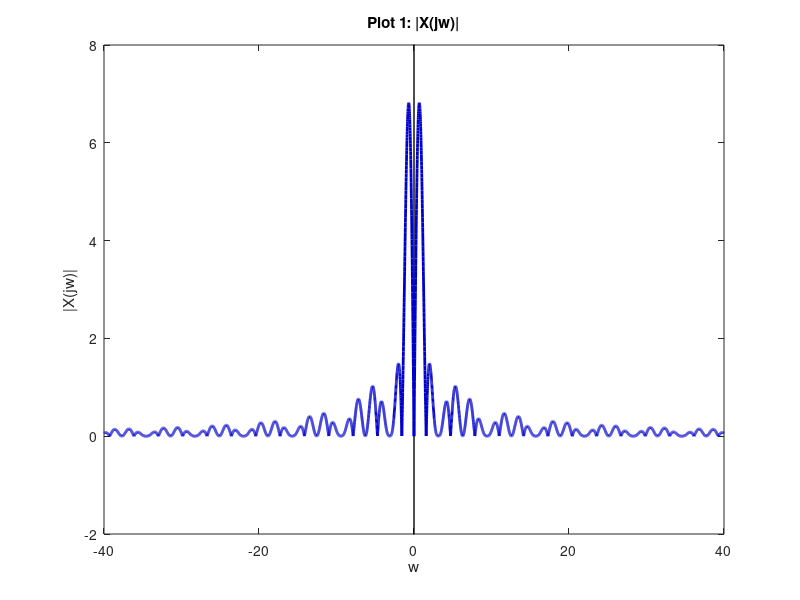
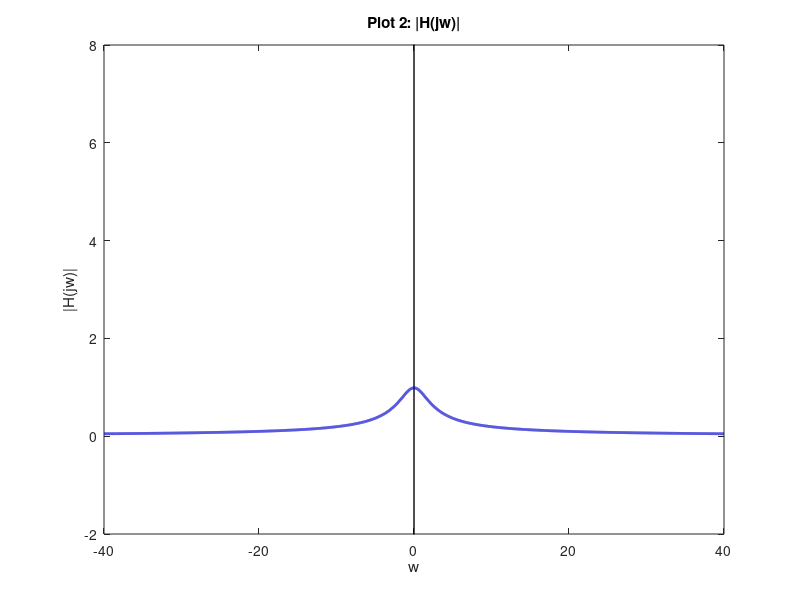
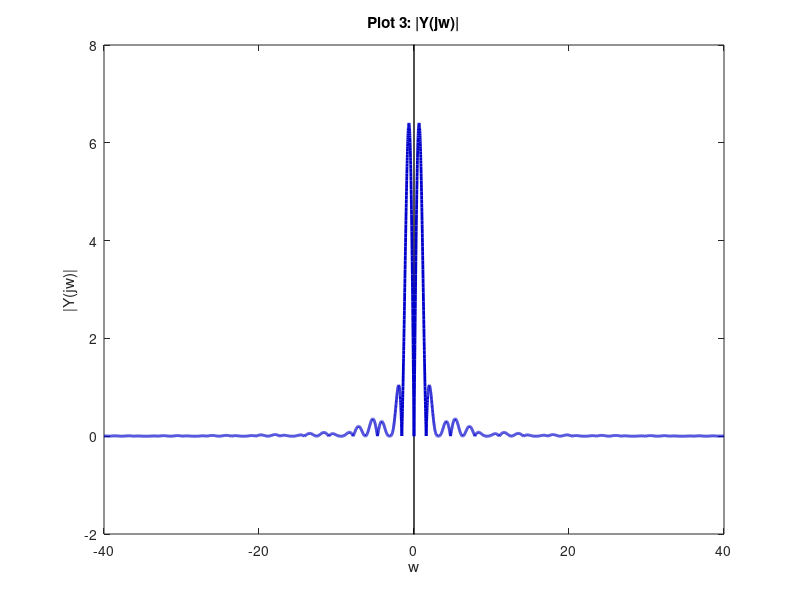
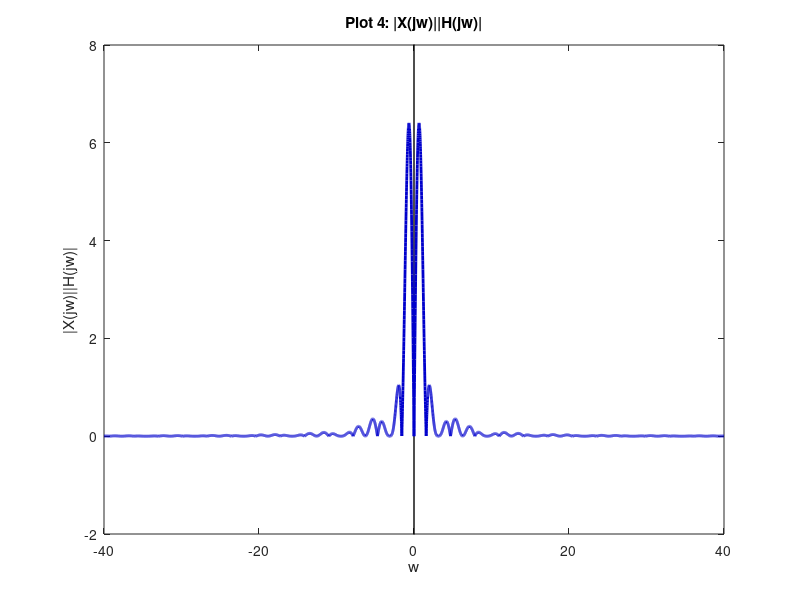

Here is the MATLAB script that generated these plots, in order: (Note: this script raises an error after producing the figures.)
% Gregory Pavlunenko
% C25220578
% MATLAB 3
clear;clc;close all;

A = 2;
b = 0.01;
t_1 = -1 : b : 8;
x_1 = ((1)*((t_1>0)&(t_1<=1)) + (2)*((t_1>1)&(t_1<=2)) + (1)*((t_1>2)&(t_1<=3)) + (-1)*((t_1>4)&(t_1<=5)) + (-2)*((t_1>5)&(t_1<=6)) + (-1)*((t_1>6)&(t_1<=7)));
   

t_2 = -1 : b : 11;
h_1 = (A*exp(-A*t_2)).*((t_2>0)&(t_2<=10));

y_1 = conv(x_1,h_1).*b;

w_1 = -40 : b : 40;

t_3 = t_1(1)+t_2(1) : b: t_1(end)+t_2(end);

t_4 = t_1(1)+t_2(1)+w_1(1) : b: t_1(end)+t_2(end)+w_1(end);

%1
X = x_1*exp(-1i*t_1.'*w_1).*b;
MagX = abs(X);

figure();
plot([-40,40],[0,0],'LineStyle','-','Color',[0,0,0],'LineWidth',1);
plot([0,0],[-40,40],'LineStyle','-','Color',[0,0,0],'LineWidth',1);
hold on;
p1 = plot(w_1,MagX,'LineStyle','-','Color',[0,0,0.8],'LineWidth',2);
hold off;
axis([-40,40,-2,8]);
title1 = sprintf('Plot 1: |X(jw)|');
title(title1);
xlabel('w');
ylabel('|X(jw)|');
%2
H = h_1*exp(-1i*t_2.'*w_1).*b;
MagH = abs(H);

figure();
plot([-40,40],[0,0],'LineStyle','-','Color',[0,0,0],'LineWidth',1);
plot([0,0],[-40,40],'LineStyle','-','Color',[0,0,0],'LineWidth',1);
hold on;
p1 = plot(w_1,MagH,'LineStyle','-','Color',[0,0,0.8],'LineWidth',2);
hold off;
axis([-40,40,-2,8]);
title1 = sprintf('Plot 2: |H(jw)|');
title(title1);
xlabel('w');
ylabel('|H(jw)|');
%3
Y = y_1*exp(-1i*t_3.'*w_1).*b;
MagY = abs(Y);

figure();
plot([-40,40],[0,0],'LineStyle','-','Color',[0,0,0],'LineWidth',1);
plot([0,0],[-40,40],'LineStyle','-','Color',[0,0,0],'LineWidth',1);
hold on;
p1 = plot(w_1,MagY,'LineStyle','-','Color',[0,0,0.8],'LineWidth',2);
hold off;
axis([-40,40,-2,8]);
title1 = sprintf('Plot 3: |Y(jw)|');
title(title1);
xlabel('w');
ylabel('|Y(jw)|');
%4
HX = MagH.*MagX;


figure();
plot([-40,40],[0,0],'LineStyle','-','Color',[0,0,0],'LineWidth',1);
plot([0,0],[-40,40],'LineStyle','-','Color',[0,0,0],'LineWidth',1);
hold on;
p1 = plot(w_1,HX,'LineStyle','-','Color',[0,0,0.8],'LineWidth',2);
hold off;
axis([-40,40,-2,8]);
title1 = sprintf('Plot 4: |X(jw)||H(jw)|');
title(title1);
xlabel('w');
ylabel('|X(jw)||H(jw)|');

%5
Ex = sum(abs(x_1).^2).*b;

t_1 = 0 : b : 5;
x_1 = ((1)*((t_1>0)&(t_1<=1)) + (2)*((t_1>1)&(t_1<=2)) + (1)*((t_1>2)&(t_1<=3)) + (-1)*((t_1>4)&(t_1<=5)) + (-2)*((t_1>5)&(t_1<=6)) + (-1)*((t_1>6)&(t_1<=7)));
X = x_1*exp(-1i*t_1.'*w_1).*b;
MagX = abs(X);

Ebx = sum(MagX.^2).*b;

Percentage = Ebx/Ex * 100;
fprintf("Percentage of energy in band [0,5] for x is %0.2f%% \n",Percentage);
%6
Ey = sum(abs(y_1).^2).*b;

Y = y_1*exp(-1i*t_3.'*w_1).*b;
MagY = abs(Y);
C = clip(MagY, 0, 5);
Eby = sum(C.^2).*b;

Percentage = Eby/Ey * 100;
fprintf("Percentage of energy in band [0,5] for y is %0.2f%% \n",Percentage);